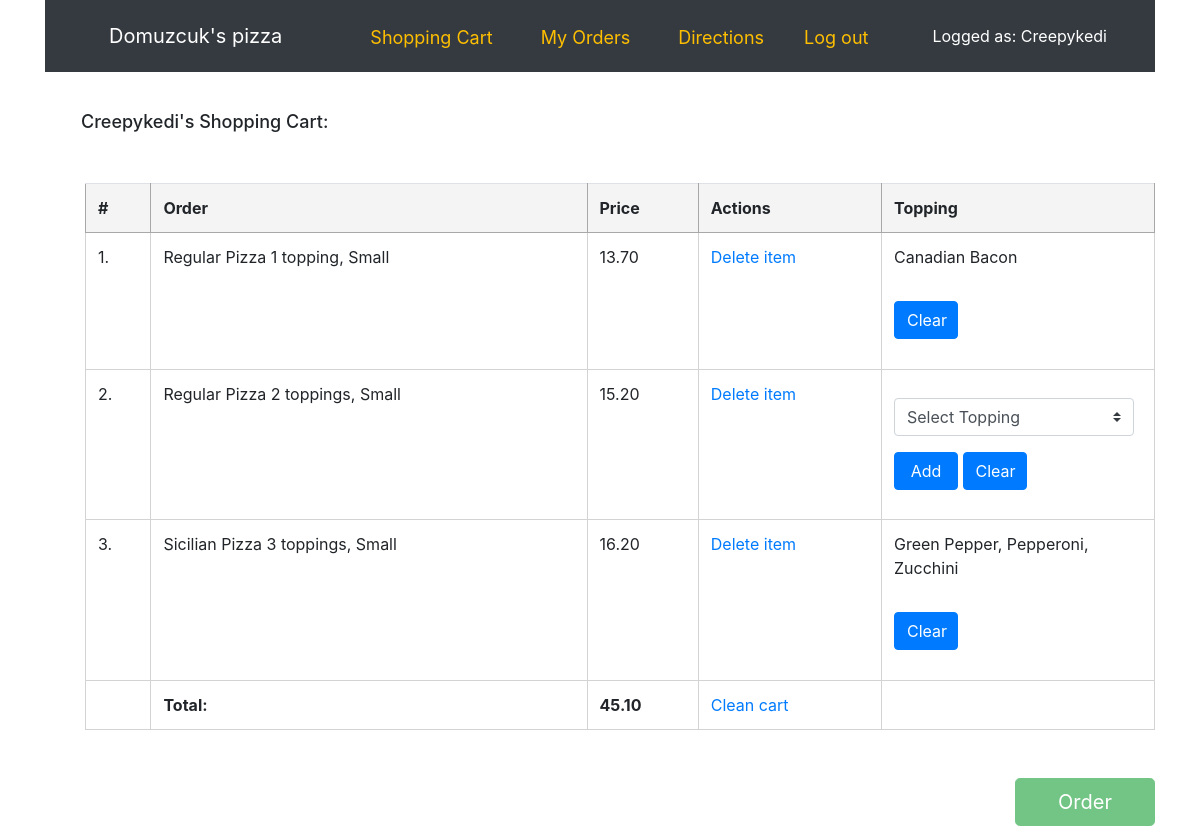
Page /cart (signed in) on the earlier database version.
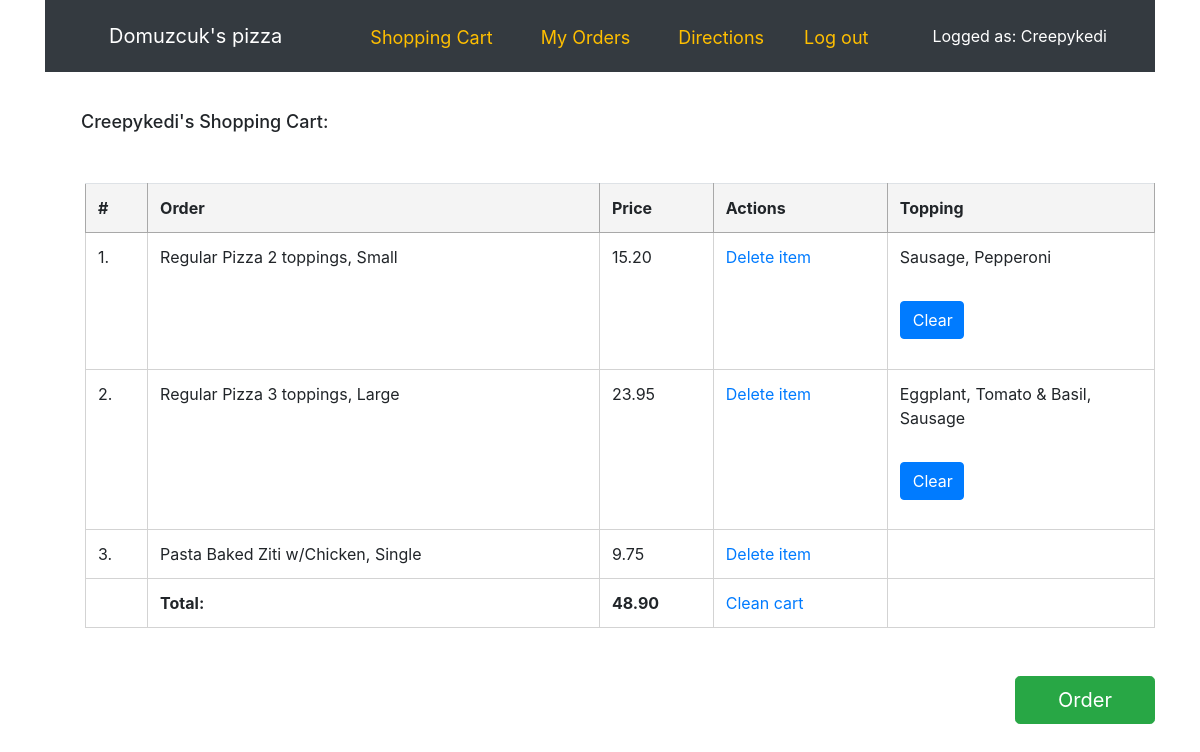
Same page on the later database version.
### orders/models.py (models this page shows, shortened)
class Product(models.Model):
    choices = [
        ('L', 'LARGE'),
        ('S', 'SMALL'),
        ('SING', 'SINGLE')
    ]
    price = models.DecimalField(max_digits=5, decimal_places=2, default=0)
    name = models.CharField(max_length=64, default=0)
    type = models.CharField(max_length=64, default=0)
    size = models.CharField(choices=choices, max_length=64, default=0)

class Order(models.Model):
    choices = [
        ('Sausage', 'Sausage'),
        ('Pepperoni', 'Pepperoni'),
        ('Mushrooms', 'Mushrooms'),
        ('Onions', 'Onions'),
        ('Ham', 'Ham'),
        ('Canadian', 'Canadian Bacon'),
        ('Spinach', 'Spinach'),
        ('Tomato', 'Tomato & Basil'),
        ('Green', 'Green Pepper'),
        ('Anchovies', 'Anchovies'),
        ('Artichoke', 'Artichoke'),
        ('Buffalo', 'Buffalo Chicken'),
        ('Eggplant', 'Eggplant'),
        ('Zucchini', 'Zucchini'),
        ('Fresh', 'Fresh Garlic')
    ]
    items = models.ManyToManyField(Product)
    date_ordered = models.DateTimeField(auto_now=True)
    owner = models.ForeignKey(settings.AUTH_USER_MODEL, on_delete=models.CASCADE)
    toppingchoice = MultiSelectField(choices=choices, null=True, blank=True)
    fulfilled = models.BooleanField(default=False)

### orders/views.py (the view)
# urls.py: path('cart', views.cart_view, name='cart'),
@login_required(login_url='login')
def cart_view(request):
    order = Order.objects.filter(owner=request.user.id, fulfilled=False)
    owner = request.user.username
    total_price = []
    order_numb = []
    item_id = []
    if order:
        for order in order:
            item_id.extend([order.id])
            user_order = order
            user_order_items = user_order.items.all()
            total_price.extend(product.price for product in user_order_items)
            order_numb.append(order)
    total_price = sum(total_price)
    context = {
        "owner": owner,
        "total_price": total_price,
        "item_id": item_id,
        "toppings": Topping.objects.all(),
        "order_numb": order_numb,
    }
    return render(request, "orders/cart.html", context)

### orders/models.py (called while the page is built)
    def __str__(self):
        return f"{self.topping}"

### orders/templates/orders/cart.html (shortened to what this page needs)
<!DOCTYPE html>
<html lang="en">
{% extends "orders/base.html" %}
    {% block head %}
    <link rel="stylesheet" href="https://cdn.jsdelivr.net/npm/bootstrap-select@1.13.9/dist/css/bootstrap-select.min.css">
    {% endblock %}
{% block body %}
    <p class="heading-cart mb-1"> {{ owner.capitalize }}'s Shopping Cart: </p>
    <ul>
    {% if order_numb %}
        <table class="table table-hover cart">
        <tr>
            <th>#</th><th>Order</th><th>Price </th><th>Actions</th><th>Topping</th>
        </tr>
        {% for order in order_numb %}
            {% for item in order.items.all %}
                <tr class="order-row">
                <td>{{ forloop.parentloop.counter }}.</td>
                <td>
                    <li class="order-item">{{ item.name }} {{ item.type }}, {{ item.get_size_display.capitalize }}</td>
                    <td>{{ item.price }} </td>
                    <td><a href="{% url 'delete_item' order.id %}">Delete item</a></td>
                     {% if 'topping' in item.type and order.toppingchoice is not None %}
                        <td class="w-25"> <p class="chosen-toppings">{{ order.toppingchoice }}</p>
                        <form method="post" action="{% url 'add_topping' order.id item.type %}">
                        <select name="topselect" class="custom-select mr-sm-2 select-topping-field">
                            {% if order.toppingchoice in toppings %}
                                    <option selected>{{order.toppingchoice}}</option>
                            {% else %}
                                <option selected disabled>Select Topping</option>
                            {% endif %}
                        </select>
                        <button type="submit" class="btn btn-primary mt-3 choose-topping">Add</button>
                        <button class="btn btn-primary mt-3 clear-topping"><a class="button clr" href="{% url 'clear_topping' order.id %}">Clear</a></button>
                        </form>
                        </td>
                     {% else %} <td></td>
                    {% endif %}
                </tr>
            {% endfor %}
        {% endfor %}
        <tr><td></td>
        <td class="bold">Total:</td><td class="bold">{{ total_price }}</td>
            <td><a href="{% url 'clean_cart'%}">Clean cart</a></td><td></td></tr>
        </table>
    </ul>
    <a id="make-order-link" href="{% url "fulfill" %}" class="btn btn-success btn-lg order float-right">Order</a>
    {% else %}
        <p class="empty">Your shopping car is empty!</p>
    {% endif %}
{% endblock %}

Differences in the rows shown:
no longer on this page (row edited): Order: toppingchoice "Canadian Bacon"
no longer on this page (row unchanged): Product: name "Regular Pizza", type "1 topping", size "Small", price "13.70"
no longer on this page (row edited): Order: toppingchoice "Green Pepper, Pepperoni, Zucchini"
no longer on this page (row unchanged): Product: name "Sicilian Pizza", type "3 toppings", size "Small", price "16.20"
added Order: toppingchoice "Sausage, Pepperoni", Product (name "Regular Pizza", type "2 toppings", size "Small", price "15.20")
added Order: toppingchoice "Eggplant, Tomato & Basil, Sausage"
now on this page (row unchanged): Product: name "Regular Pizza", type "3 toppings", size "Large", price "23.95"
now on this page (row unchanged): Product: name "Pasta", type "Baked Ziti w/Chicken", size "Single", price "9.75"
Other differences:
{{ total_price }}: "45.10" → "48.90"
